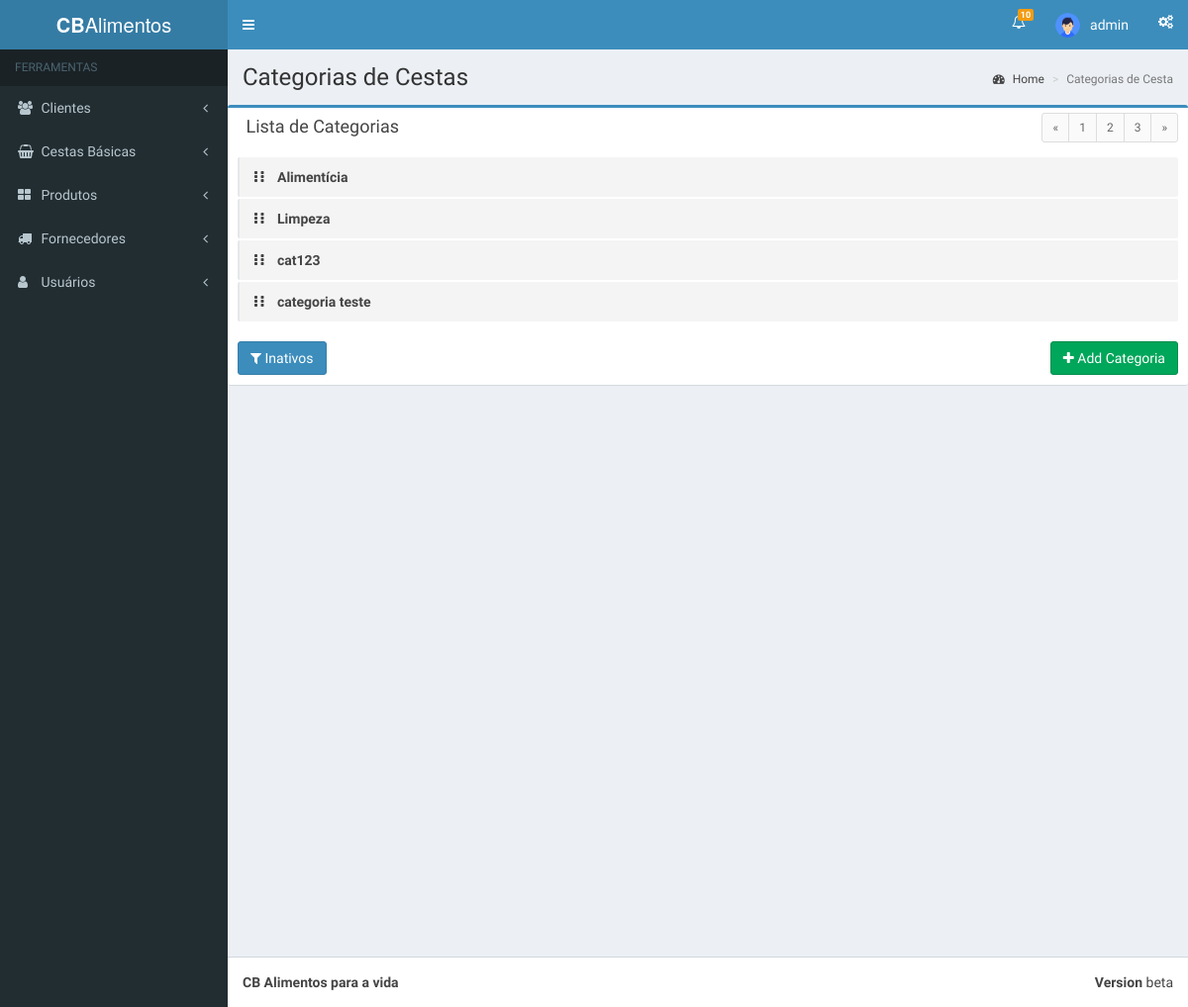
The page /views/categoria/index.php (signed in) on the database its author committed.
### tables this page shows
CREATE TABLE `categoriacesta` (
  `idcategoriaCesta` int(11) NOT NULL,
  `nome` varchar(45) NOT NULL,
  `ativo` tinyint(4) DEFAULT NULL,
  `public` int(1) NOT NULL
);

### App/Models/connect.php (called while the page is built, shortened)
<?php
class Connect
{
	var $localhost = "localhost";
	var $root = "root";
	var $passwd = "";
	public function __construct()
	{
		$this->SQL = mysqli_connect($this->localhost, $this->root, $this->passwd);
	}
}

### App/Models/categoria.class.php (the view, shortened to what this page needs)
<?php
 require_once 'connect.php';
  class Categorias extends Connect
 {
 	public function index($value)
 	{
 		$query = "SELECT *FROM `categoriacesta` WHERE `public` = 1 AND `ativo` = '$value'";
 		$result = mysqli_query($this->SQL, $query) or die ( mysqli_error($this->SQL));
 		if($result){
 			while ($row = mysqli_fetch_array($result)) {
				if($row['ativo'] == 0){
					$c = 'class="label-warning"';
				  }else{
					 $c = " ";
				  }
				echo '<li '.$c.'>
                      <span class="handle">
                        <i class="fa fa-ellipsis-v"></i>
                        <i class="fa fa-ellipsis-v"></i>
                      </span>
                  <span class="text"> '.$row['nome'].'</span>';
              echo '</li>';
 			}
 		}
 	}
 }

### rows shown on the page
categoriacesta: nome "Alimentícia"
categoriacesta: nome "Limpeza"
categoriacesta: nome "cat123"
categoriacesta: nome "categoria teste"

### other values the page prints
$username "admin"
$button_name "Inativos"
